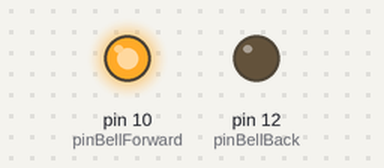
Simulated run of this sketch. Board: Arduino Uno, built with avr-gcc and run on an emulated ATmega328P. Parts: output pins drawn as LEDs (lit = HIGH).

Above: at 0.03 s.
At 1.26 s:
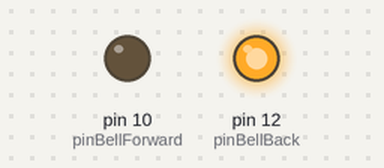
At 2.5 s:
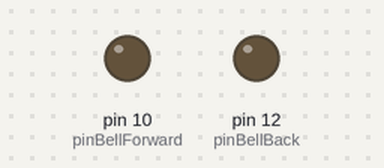
Timing chart, 0 to 3.0 s (numbered marks = the images above):
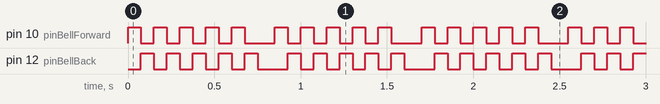

Measured:
- by itself, pin 10 (pinBellForward), pin 12 (pinBellBack): repeats every 0.85 s: 4 × (LOW 0.08 s, HIGH 0.08 s), LOW 0.18 s, HIGH 0.08 s

The sketch:

testRing.ino
```cpp
const uint8_t pinBellForward  = 10;  // Bell left
const uint8_t pinBellBack  = 12;  // Bell right
const uint16_t BELL_FREQ = 75;  // Bell frequency
const uint16_t LOOP_DELAY = 100;	// Loop delay
const uint8_t RING_COUNT = 5;

void bellLeft()
{
	digitalWrite(pinBellForward, HIGH);
	digitalWrite(pinBellBack, LOW);
}

void bellRight()
{
	digitalWrite(pinBellForward, LOW);
	digitalWrite(pinBellBack, HIGH);
}

void bellOff()
{
	digitalWrite(pinBellForward, LOW);
	digitalWrite(pinBellBack, LOW);
}

void bell(bool active)
{
	if(active) {
		bellLeft();
		delay(BELL_FREQ);
		bellRight();
		delay(BELL_FREQ);
	}
	else {
	        bellOff();
	}
}

void ring()
{
	for (uint8_t i = 0; i < RING_COUNT; ++i) {
		bell(true);
		bell(false);
	}
}

void setup()
{
	pinMode(pinBellForward, OUTPUT);
	pinMode(pinBellBack, OUTPUT);
}

void loop()
{
	ring();
	delay(LOOP_DELAY);
}
```
